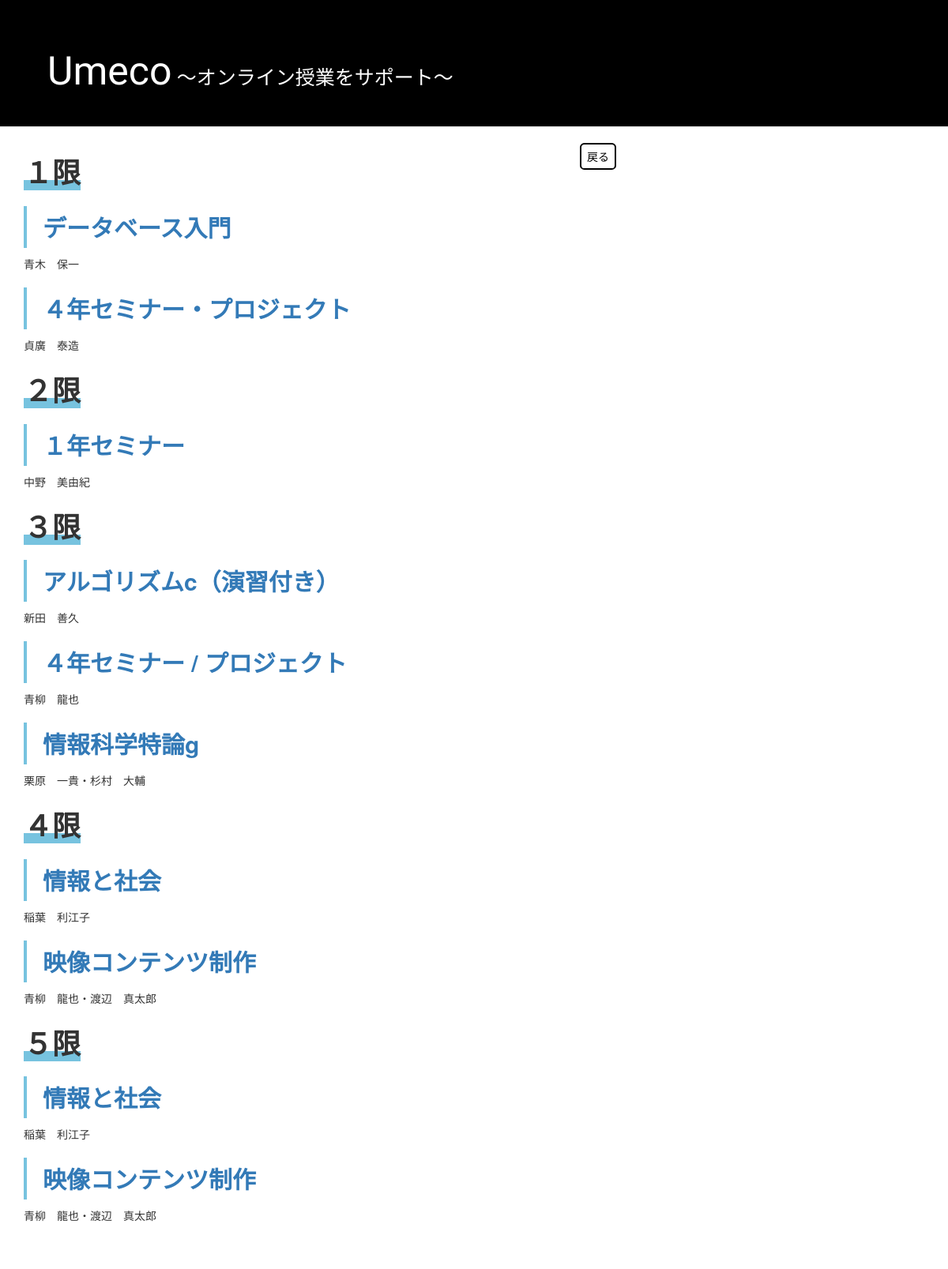
The page /post_list2/ on the database its author committed.
### blog/models.py (models this page shows, shortened)
class Post2(models.Model):
    author = models.ForeignKey(settings.AUTH_USER_MODEL, on_delete=models.CASCADE)
    title = models.CharField(max_length=200)
    text = models.TextField()
    pursose = models.TextField()
    terget = models.TextField()
    course = models.TextField()
    textbook = models.TextField()
    evaluation = models.TextField()
    created_date = models.DateTimeField(default=timezone.now)
    published_date = models.DateTimeField(blank=True, null=True)
    time = models.CharField(max_length=20)
    t_mail = models.CharField(max_length=200)
    subjecturl =  models.TextField()
    sllabus = models.TextField()
    homework = models.TextField()
    lesson = models.TextField()
    regi = models.CharField(max_length=5)

### blog/views.py (the view)
# urls.py: path('post_list2/', views.post_list2, name='post_list2'),
def post_list2(request):
    post2s = Post2.objects.filter(published_date__lte=timezone.now()).order_by('published_date')
    return render(request, 'blog/post_list2.html', {'post2s': post2s})

### blog/templates/blog/post_list2.html
{% extends 'blog/base.html' %}
{% block content %}
<a href="/course" class="back">
   戻る
</a>
<br>
<h1>１限</h1>
{% for post2 in post2s %}
{% if post2.time == "1" %}
<div class="post">
  <h2><a href="{% url 'post_detail2' pk=post2.pk %}">{{ post2.title }}</a></h2>
  <p>{{ post2.text|linebreaksbr }}</p>
</div>
{% endif %}
{% endfor %}
<br>
<h1>２限</h1>
{% for post2 in post2s %}
{% if post2.time == "2" %}
<div class="post">
  <h2><a href="{% url 'post_detail2' pk=post2.pk %}">{{ post2.title }}</a></h2>
  <p>{{ post2.text|linebreaksbr }}</p>
</div>
{% endif %}
{% endfor %}
<br>
<h1>３限</h1>
{% for post2 in post2s %}
{% if post2.time == "3" %}
<div class="post">
  <h2><a href="{% url 'post_detail2' pk=post2.pk %}">{{ post2.title }}</a></h2>
  <p>{{ post2.text|linebreaksbr }}</p>
</div>
{% endif %}
{% endfor %}
<br>
<h1>４限</h1>
{% for post2 in post2s %}
{% if post2.time == "4" %}
<div class="post">
  <h2><a href="{% url 'post_detail2' pk=post2.pk %}">{{ post2.title }}</a></h2>
  <p>{{ post2.text|linebreaksbr }}</p>
</div>
{% endif %}
{% endfor %}
<br>
<h1>５限</h1>
{% for post2 in post2s %}
{% if post2.time == "4" %}
<div class="post">
  <h2><a href="{% url 'post_detail2' pk=post2.pk %}">{{ post2.title }}</a></h2>
  <p>{{ post2.text|linebreaksbr }}</p>
</div>
{% endif %}
{% endfor %}
<br>
{% endblock %}

### blog/static/css/class.css (style rules this page uses)
body { margin:0; margin-bottom:5%; }
.back { display:inline-block; border-radius: 0.4em; margin-bottom:15px; border: 2px solid; color:black; padding:5px 7px; float:right; }
h1 { font-weight:bolder; }
.post h2 { font-weight:bolder; padding: 1rem 2rem; border-left: 4px solid rgb(119, 195, 223); color: black; }
h1 { font-weight:bolder; background: linear-gradient(transparent 70%, rgb(119, 195, 223) 70%); display:inline; font-family:'Carter One'; }

### rows shown on the page
Post2: title "データベース入門", text "青木 保一"
Post2: title "４年セミナー・プロジェクト", text "貞廣 泰造"
Post2: title "１年セミナー", text "中野 美由紀"
Post2: title "アルゴリズムc（演習付き）", text "新田 善久"
Post2: title "４年セミナー / プロジェクト", text "青柳 龍也"
Post2: title "情報科学特論g", text "栗原 一貴・杉村 大輔"
Post2: title "情報と社会", text "稲葉 利江子"
Post2: title "映像コンテンツ制作", text "青柳 龍也・渡辺 真太郎"
